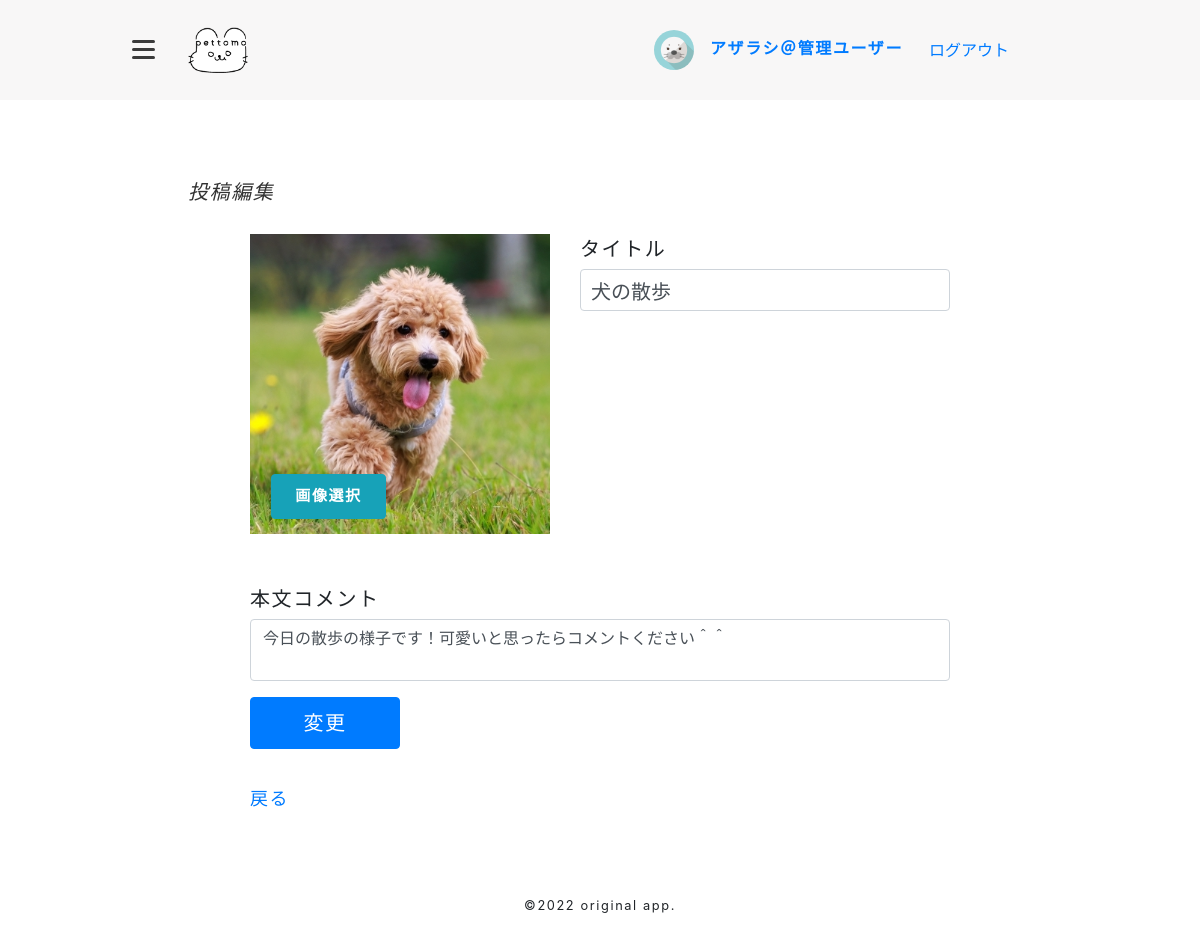
The page /public_html/thread_edit.php?thread_id=4 (signed in) on the database its author committed.
### tables this page shows
CREATE TABLE `threads` (
  `id` int(11) NOT NULL,
  `user_id` int(11) DEFAULT NULL,
  `title` text DEFAULT NULL,
  `body` text DEFAULT NULL,
  `thread_img` varchar(255) DEFAULT NULL,
  `delflag` tinyint(1) DEFAULT 0,
  `created` datetime DEFAULT NULL,
  `modified` datetime DEFAULT NULL
);

### config/autoload.php (called while the page is built, shortened)
<?php
spl_autoload_register(function($class) {
  $prefix = 'Poa\\';
  if (strpos($class, $prefix) === 0) {
    $className = substr($class, strlen($prefix));
    $classFilePath = __DIR__ . '/../lib/' . str_replace('\\', '/', $className) . '.php';
  }
});

### lib/Controller.php (called while the page is built, shortened)
<?php
class Controller {
  private $values;
  public function __construct() {
    $this->values = new \stdClass();
  }
  protected function setValues($key, $value) {
    $this->values->$key = $value;
  }
  public function getValues() {
    return $this->values;
  }
}

### lib/Model.php (called while the page is built, shortened)
<?php
class Model {
  public function __construct(){
    try {
      $this->db = new \PDO(DSN, DB_USERNAME, DB_PASSWORD);
    } catch (\PDOException $e) {
      echo $e->getMessage();
      exit;
    }
  }
}

### lib/Model/Thread.php (called while the page is built, shortened)
<?php
class Thread extends \Poa\Model {
  public function findThread($thread_id){
    $stmt = $this->db->prepare("SELECT * FROM threads WHERE id = :id");
    $stmt->bindValue(":id",$thread_id);
    $stmt->execute();
    return $stmt->fetch(\PDO::FETCH_OBJ);
  }
}

### lib/Controller/ThreadUpdate.php (called while the page is built, shortened)
<?php
class ThreadUpdate extends \Poa\Controller {
  public function showThread($thread_id) {
    $thread = new \Poa\Model\Thread();
    $threadDate = $thread->findThread($thread_id);
  }
}

### lib/Controller/functions.php (called while the page is built, shortened)
<?php
function h($s){
  return htmlspecialchars($s, ENT_QUOTES,'UTF-8');
}

### public_html/thread_edit.php (the view, shortened to what this page needs)
<?php
require_once(__DIR__ .'/header.php');
$thread_id = $_GET['thread_id'];
$app = new Poa\Controller\ThreadUpdate();
$threadEdit = $app->showThread($thread_id);
$app->run();
?>
<h1 class="page__ttl">投稿編集</h1>
<form action="" method="post" class="form-group new_thread" id="edit_thread"  enctype="multipart/form-data">
  <div class="form-group">
    <div class="thread_new">
      <label>
        <span class="file-btn btn btn-info">
          画像選択
        </span>
      </label>
      <div class="imgfile">
        <img src="<?= isset($app->getValues()->image) ? './gazou/'. h($app->getValues()->image) : ''; ?>" alt="">
      </div>
      <div class="new_ttl">
        <label>タイトル</label>
        <input type="text" name="title" class="form-control" value="<?= isset($app->getValues()->title) ? h($app->getValues()->title) : ''; ?>">
      </div>
    </div>
  </div>
  <div class="form-group">
    <label>本文コメント</label>
    <textarea type="text" name="body" class="form-control"><?= isset($app->getValues()->body) ? h($app->getValues()->body) : ''; ?></textarea>
  </div>
  <div class="form-group btn btn-primary" onclick="document.getElementById('edit_thread').submit();">変更</div>
  <a href="./mypage.php">戻る</a>
</form>
<?php
require_once(__DIR__ .'/footer.php');
?>

### public_html/css/styles.css (style rules this page uses)
html { font-family: "Josefin Sans",sans-serif; -webkit-font-smoothing: antialiased; font-weight: 200; letter-spacing: 0.1em; color: #323232; }
* { box-sizing: border-box; }
a { display: block; }
label { font-size: 20px; }
textarea { resize: none; font-size: 18px; height: 200px; }
.btn { width: 150px; padding: 10px 0; font-size: 20px; }
.page__ttl { font-size: 20px; margin: 0px 0px 30px 0px; font-family: 'Charm', cursive; font-style: italic; font-weight: 300; color: #323232; }
.thread_new { display: flex; width: 100%; position: relative; margin-bottom: 50px; }
.thread_new .new_ttl { margin-left: 30px; width: 100%; }
.thread_new img { width: 300px; height: 300px; }
.new_thread { width: 700px; margin: 0 auto; }
.new_thread a { font-size: 18px; margin-top: 20px; }
.new_thread label { margin-bottom: 5px; }
.new_thread input { padding: 20px 10px; font-size: 20px; margin-bottom: 30px; }
.file-btn { width: 115px; font-size: 15px; font-weight: bold; position: absolute; top: 80%; left: 3%; }
html { min-height: 100%; }
body { min-height: 100%; }

### rows shown on the page
threads: thread_img (picture), title "犬の散歩", body "今日の散歩の様子です！可愛いと思ったらコメントください＾＾"

### other values the page prints
$_SESSION['me']->username "アザラシ＠管理ユーザー"
